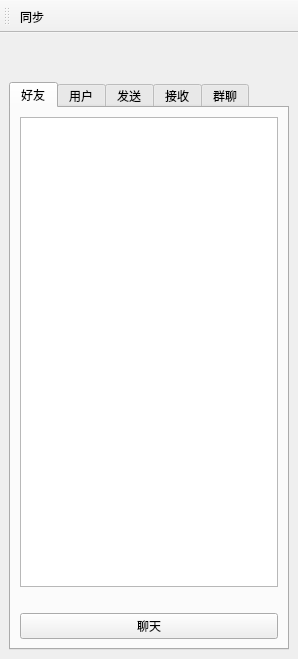
<?xml version="1.0" encoding="UTF-8"?>
<ui version="4.0">
 <class>MainWindow</class>
 <widget class="QMainWindow" name="MainWindow">
  <property name="geometry">
   <rect>
    <x>0</x>
    <y>0</y>
    <width>298</width>
    <height>659</height>
   </rect>
  </property>
  <property name="windowTitle">
   <string>SmartChat</string>
  </property>
  <widget class="QWidget" name="centralwidget">
   <layout class="QGridLayout" name="gridLayout">
    <item row="0" column="0">
     <layout class="QVBoxLayout" name="verticalLayout_2">
      <item>
       <widget class="QLabel" name="label">
        <property name="text">
         <string/>
        </property>
        <property name="pixmap">
         <pixmap resource="icons.qrc">:/img/new_logo.png</pixmap>
        </property>
        <property name="alignment">
         <set>Qt::AlignCenter</set>
        </property>
       </widget>
      </item>
      <item>
       <widget class="QLabel" name="profileLabel">
        <property name="styleSheet">
         <string notr="true">color:rgb(50, 200, 200);</string>
        </property>
        <property name="text">
         <string/>
        </property>
        <property name="alignment">
         <set>Qt::AlignCenter</set>
        </property>
       </widget>
      </item>
      <item>
       <widget class="QTabWidget" name="tabWidget">
        <property name="currentIndex">
         <number>0</number>
        </property>
        <widget class="QWidget" name="friendsTab">
         <attribute name="title">
          <string>好友</string>
         </attribute>
         <layout class="QGridLayout" name="gridLayout_5">
          <item row="0" column="0">
           <layout class="QGridLayout" name="gridLayout_2">
            <item row="1" column="0">
             <widget class="QLabel" name="friendsInfoLabel">
              <property name="text">
               <string/>
              </property>
             </widget>
            </item>
            <item row="0" column="0">
             <widget class="QListWidget" name="friendsListWidget">
              <property name="styleSheet">
               <string notr="true"/>
              </property>
              <property name="spacing">
               <number>0</number>
              </property>
             </widget>
            </item>
            <item row="2" column="0">
             <widget class="QPushButton" name="chatButton">
              <property name="text">
               <string>聊天</string>
              </property>
              <property name="autoDefault">
               <bool>true</bool>
              </property>
             </widget>
            </item>
           </layout>
          </item>
         </layout>
        </widget>
        <widget class="QWidget" name="usersTab">
         <attribute name="title">
          <string>用户</string>
         </attribute>
         <layout class="QGridLayout" name="gridLayout_7">
          <item row="0" column="0">
           <layout class="QGridLayout" name="gridLayout_3">
            <item row="2" column="0">
             <widget class="QLabel" name="usersInfoLabel">
              <property name="text">
               <string/>
              </property>
             </widget>
            </item>
            <item row="1" column="0">
             <widget class="QListWidget" name="usersListWidget"/>
            </item>
            <item row="3" column="0">
             <widget class="QPushButton" name="addButton">
              <property name="text">
               <string>添加</string>
              </property>
              <property name="autoDefault">
               <bool>true</bool>
              </property>
             </widget>
            </item>
           </layout>
          </item>
         </layout>
        </widget>
        <widget class="QWidget" name="sendTab">
         <attribute name="title">
          <string>发送</string>
         </attribute>
         <layout class="QGridLayout" name="gridLayout_8">
          <item row="0" column="0">
           <layout class="QVBoxLayout" name="verticalLayout">
            <item>
             <widget class="QListWidget" name="sendListWidget"/>
            </item>
            <item>
             <widget class="QLabel" name="sendInfoLabel">
              <property name="text">
               <string/>
              </property>
             </widget>
            </item>
            <item>
             <widget class="QPlainTextEdit" name="sendTextEdit"/>
            </item>
            <item>
             <layout class="QHBoxLayout" name="horizontalLayout_2">
              <item>
               <widget class="QPushButton" name="exitButton">
                <property name="text">
                 <string>退出</string>
                </property>
               </widget>
              </item>
              <item>
               <widget class="QPushButton" name="sendFileButton">
                <property name="text">
                 <string>发送文件</string>
                </property>
               </widget>
              </item>
              <item>
               <widget class="QPushButton" name="sendButton">
                <property name="text">
                 <string>发送消息</string>
                </property>
                <property name="autoDefault">
                 <bool>true</bool>
                </property>
               </widget>
              </item>
             </layout>
            </item>
           </layout>
          </item>
         </layout>
        </widget>
        <widget class="QWidget" name="recvTab">
         <attribute name="title">
          <string>接收</string>
         </attribute>
         <layout class="QGridLayout" name="gridLayout_9">
          <item row="0" column="0">
           <layout class="QGridLayout" name="gridLayout_6">
            <item row="0" column="0">
             <widget class="QListWidget" name="recvListWidget"/>
            </item>
            <item row="1" column="0">
             <widget class="QLabel" name="recvInfoLabel">
              <property name="text">
               <string/>
              </property>
             </widget>
            </item>
            <item row="2" column="0">
             <layout class="QHBoxLayout" name="horizontalLayout_3">
              <item>
               <widget class="QPushButton" name="recvFileButton">
                <property name="text">
                 <string>接收文件</string>
                </property>
               </widget>
              </item>
              <item>
               <widget class="QPushButton" name="recvButton">
                <property name="text">
                 <string>接收消息</string>
                </property>
                <property name="autoDefault">
                 <bool>true</bool>
                </property>
               </widget>
              </item>
             </layout>
            </item>
           </layout>
          </item>
         </layout>
        </widget>
        <widget class="QWidget" name="tab">
         <attribute name="title">
          <string>群聊</string>
         </attribute>
         <layout class="QGridLayout" name="gridLayout_4">
          <item row="0" column="0">
           <layout class="QVBoxLayout" name="verticalLayout_3">
            <item>
             <widget class="QPlainTextEdit" name="sendAllTextEdit"/>
            </item>
            <item>
             <widget class="QLabel" name="sendAllInfoLabel">
              <property name="text">
               <string/>
              </property>
             </widget>
            </item>
            <item>
             <layout class="QHBoxLayout" name="horizontalLayout_4">
              <item>
               <widget class="QPushButton" name="sendAllButton">
                <property name="text">
                 <string>发送消息</string>
                </property>
                <property name="autoDefault">
                 <bool>true</bool>
                </property>
               </widget>
              </item>
             </layout>
            </item>
           </layout>
          </item>
         </layout>
        </widget>
       </widget>
      </item>
     </layout>
    </item>
   </layout>
  </widget>
  <widget class="QToolBar" name="toolBar">
   <property name="windowTitle">
    <string>toolBar</string>
   </property>
   <attribute name="toolBarArea">
    <enum>TopToolBarArea</enum>
   </attribute>
   <attribute name="toolBarBreak">
    <bool>false</bool>
   </attribute>
   <addaction name="syncAction"/>
  </widget>
  <action name="syncAction">
   <property name="text">
    <string>同步</string>
   </property>
  </action>
 </widget>
 <resources>
  <include location="icons.qrc"/>
 </resources>
 <connections/>
</ui>
